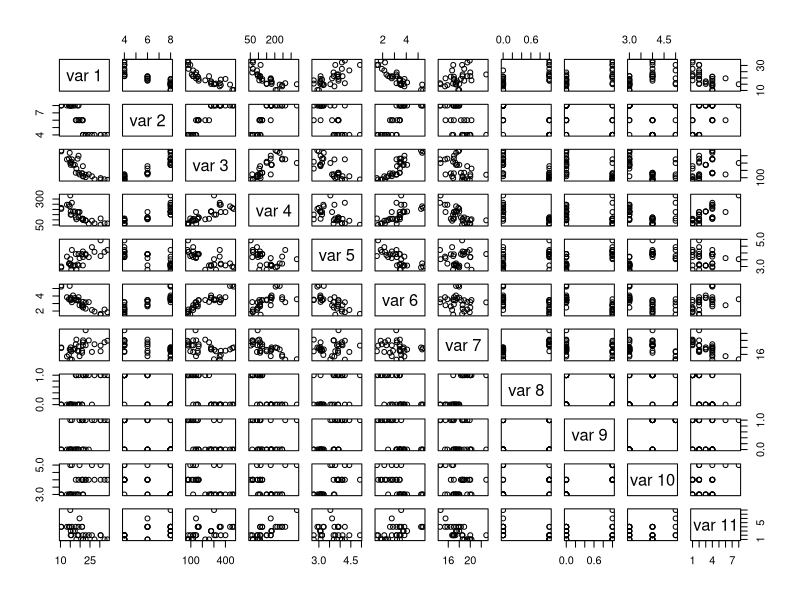
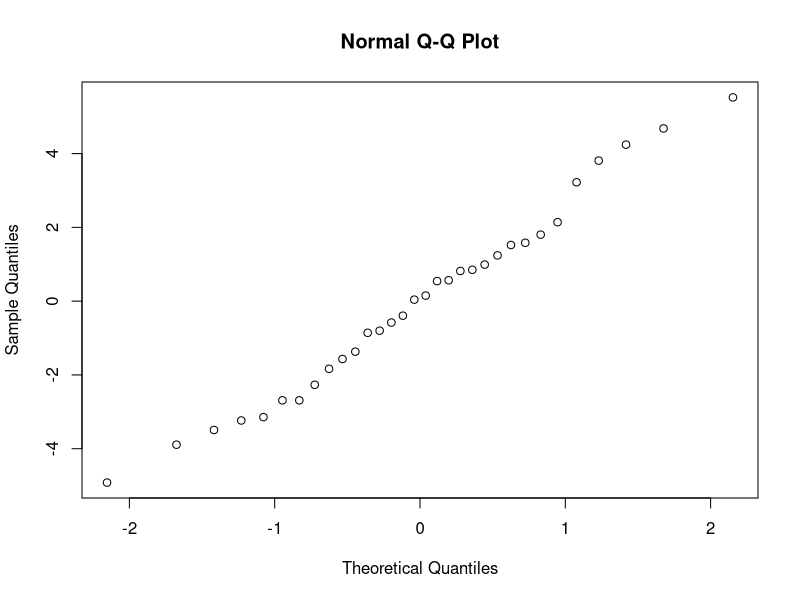
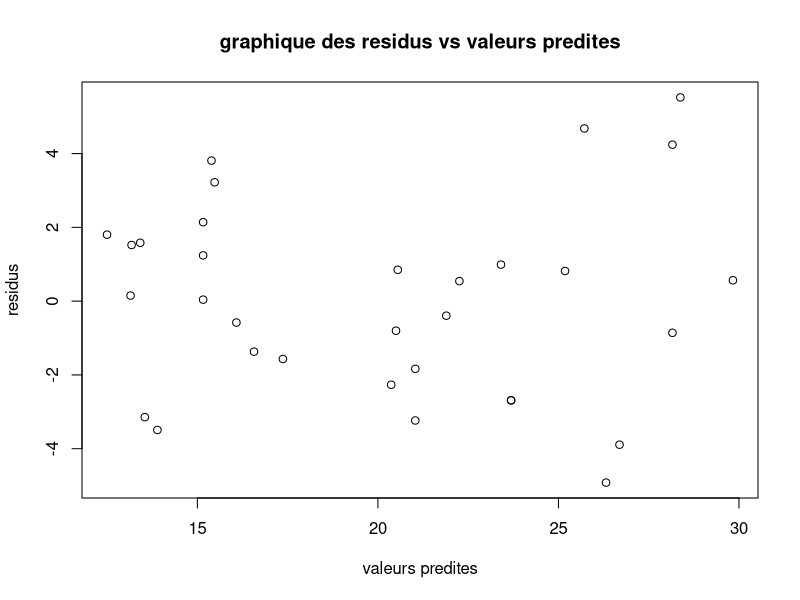

Here is the R script that generated these plots, in order:
## Importation des librairies
library(car)
library(dplyr)
library(lmtest)

## importation des donnees
data(mtcars)

##type des variables du jeu de donnees
typeof(mtcars$mpg)
typeof(mtcars$cyl)
typeof(mtcars$disp)
typeof(mtcars$hp)
typeof(mtcars$drat)
typeof(mtcars$wt)
typeof(mtcars$qsec)
typeof(mtcars$vs)

## 1.	Etudions les corrélations linéaires entre les variables explicatives deux à deux
newdata <- cbind(mtcars$mpg, mtcars$cyl, mtcars$disp, mtcars$hp, mtcars$drat, mtcars$wt, mtcars$qsec, mtcars$vs, mtcars$am, mtcars$gear, mtcars$carb)
newdata
pairs(newdata)
## correlation
cor(mtcars[,c("cyl","disp","hp","drat","wt","qsec","vs" , "am" , "gear" , "carb" , "mpg")], use="complete.obs")

##Ajustement du modele
modele = lm(mtcars$mpg ~ mtcars$hp+mtcars$drat+mtcars$vs+mtcars$am)
summary(modele)

## Evaluons la multi-collinearite par les VIFs
vif(modele)

## Evaluer les hypothèses de normalité et d’homoscédasticité des résidus du modèle complet

#Obtenir les residus de notre modele
modele$residuals

# Testons la normalite des residus , sur le graphique nous comparons la distribution des points a la ligne droite
qqnorm(modele$residuals) ##La normalite est plausible
#Test de shapiro-wilk, nous avons une normalite non rejetee par le modele
shapiro.test(modele$residuals)

# Tester l'homoscedasticite
# graphique des residus vs valeurs predites ,homogenite de la dispersion des points
plot(modele$fitted.values, modele$residuals , title("graphique des residus vs valeurs predites"), xlab = "valeurs predites", ylab = "residus")

# Test de white/ Test de Breusch-Pagan 
bptest(modele) #l'homoscedasite est non rejetee , la variance des residus est constante pour toutes les valeurs des variables explicatives
